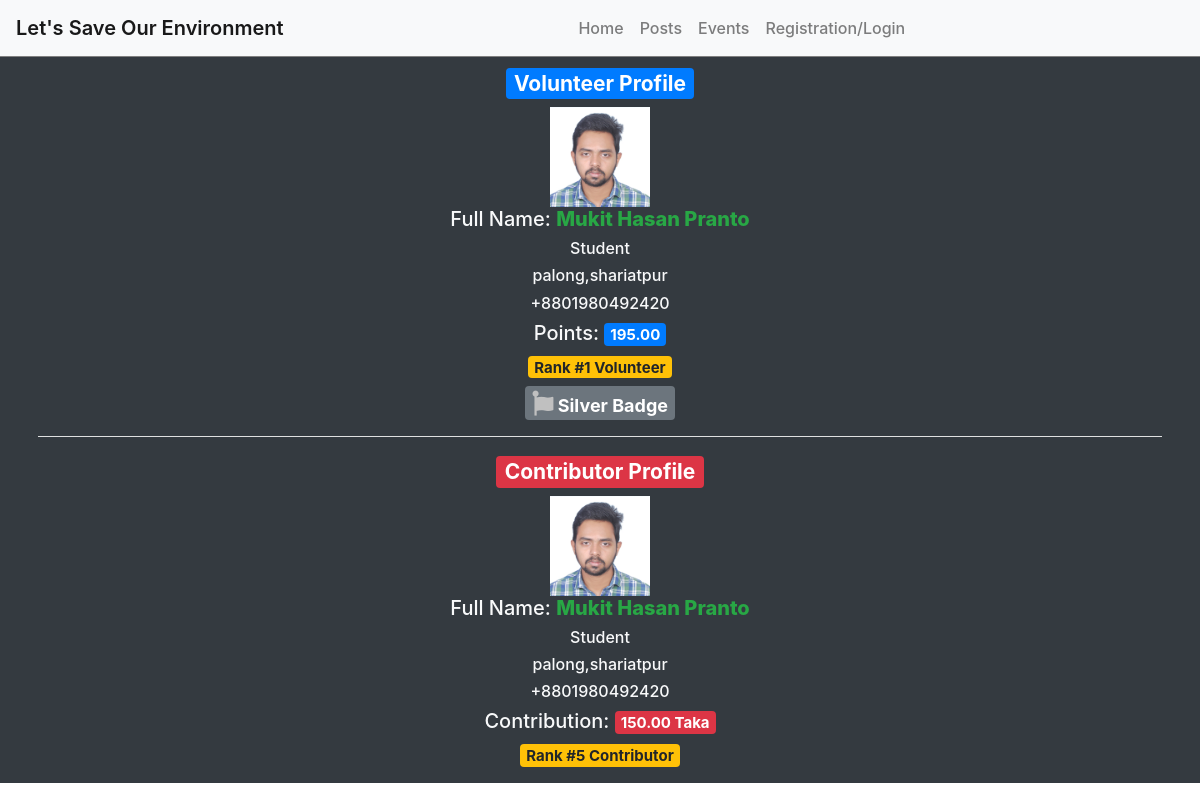
The page /profile_view/1/ on the database its author committed.
### home/models.py (models this page shows, shortened)
class Volunteer_Profile(models.Model):
    full_name = models.CharField(max_length=255)
    profile_picture = models.FileField(upload_to='uploads/')
    profession = models.CharField(max_length=100,blank=True)
    address = models.CharField(max_length=100)
    mobile = models.CharField(max_length=60)
    facebook = models.URLField(max_length=60,blank=True)
    about_me = models.TextField(blank=True)
    total_points = models.DecimalField(max_digits=15, decimal_places=2,default=0)
    user = models.OneToOneField(settings.AUTH_USER_MODEL, on_delete=models.CASCADE,related_name="volunteer")
    def __str__(self):
        return self.user.username

class Contributer_Profile(models.Model):
    full_name = models.CharField(max_length=255)
    profile_picture = models.FileField(upload_to='uploads/')
    profession = models.CharField(max_length=100)
    address = models.CharField(max_length=100)
    mobile = models.CharField(max_length=60)
    facebook = models.URLField(max_length=60,blank=True)
    about_me = models.TextField(blank=True)
    total_money = models.DecimalField(max_digits=15, decimal_places=2,default=0)
    user = models.OneToOneField(settings.AUTH_USER_MODEL, on_delete=models.CASCADE,related_name="contributer")

### home/views.py (the view)
# urls.py: path('profile_view/<int:id>/',profile_view,name='profile_view'),
def profile_view(request,id):
    try:
        volunteer = Volunteer_Profile.objects.get(user=id)
        print(volunteer)
    except:
        volunteer = ''
    try:
        contributer = Contributer_Profile.objects.get(user=id)
    except:
        contributer = ''
    context = {
        'v_profile':volunteer,
        'c_profile':contributer,
    }
    return render(request,"home/profile_view.html",context)

### post/templatetags/custom_tag.py (called while the page is built)
@register.filter(name='vol_rank')
def vol_rank(value):
    all_vol = Volunteer_Profile.objects.all().order_by('-total_points')
    rank = 0
    for x in all_vol:
        rank = rank +1
        if x.user == value:
            break
    return rank

@register.filter(name='con_rank')
def con_rank(value):
    all_con = Contributer_Profile.objects.all().order_by('-total_money')
    rank = 0
    for x in all_con:
        rank = rank +1
        if x.user == value:
            break
    return rank

@register.filter(name='silver_badge')
def silver_badge(value):
    if value.volunteer.total_points > 150.00:
        return True
    else:
        return False

### templates/home/profile_view.html (shortened to what this page needs)
{% extends "base.html" %}
{% load static %}
{% block content %}
{% load custom_tag %}
<div class="bg-dark text-light">
    <div class="container p-2">
        {% if v_profile %}
        <div class="text-center">
            <h3><span class="badge badge-primary">Volunteer Profile</span></h3>
        </div>
        <div class="text-center">
            {% if v_profile.profile_picture.url %}
            <img src="{{v_profile.profile_picture.url}}" style="object-fit: cover;" height="100px" width="100px" />
            {% else %}
            <img src="" alt="No Profile Picture">
            {% endif %}
            <h5>Full Name: <span style="font-weight: 800;" class="text-success">{{v_profile.full_name}}</span></h5>
            <h6>{{v_profile.profession}}</h6>
            <h6>{{v_profile.address}}</h6>
            <h6>{{v_profile.mobile}}</h6>
            <h5>Points: <span class="badge badge-primary">{{v_profile.total_points}}</span></h5>
            <h5><span class="badge badge-warning">Rank #{{ v_profile.user|vol_rank }} Volunteer</span></h5>
            {% if v_profile.user|silver_badge %}
            <h4><span class="badge badge-secondary"><i class="fa fa-font-awesome" style="font-size: 25px;color: silver;"></i> Silver Badge</span></h4>
            {% endif %}
        </div>
        {% endif %}
        <hr class="bg-light">
        {% if c_profile %}
        <div class="text-center">
            <h3><span class="badge badge-danger">Contributor Profile</span></h3>
        </div>
        <div class="text-center">
            <img src="{{c_profile.profile_picture.url}}" style="object-fit: cover;" height="100px" width="100px" />
            <h5>Full Name: <span style="font-weight: 800;" class="text-success">{{c_profile.full_name}}</span></h5>
            <h6>{{c_profile.profession}}</h6>
            <h6>{{c_profile.address}}</h6>
            <h6>{{c_profile.mobile}}</h6>
            <h5>Contribution: <span class="badge badge-danger">{{c_profile.total_money}} Taka</span></h5>
            <h5><span class="badge badge-warning">Rank #{{ c_profile.user|con_rank }} Contributor</span></h5>
        </div>
        {% endif %}
    </div>
</div>
{% endblock %}

### rows shown on the page
Volunteer_Profile: profile_picture (picture), full_name "Mukit Hasan Pranto", profession "Student", address "palong,shariatpur", mobile "+8801980492420", total_points "195.00", user|vol_rank "1"
Contributer_Profile: profile_picture (picture), full_name "Mukit Hasan Pranto", profession "Student", address "palong,shariatpur", mobile "+8801980492420", total_money "150.00", user|con_rank "5"
